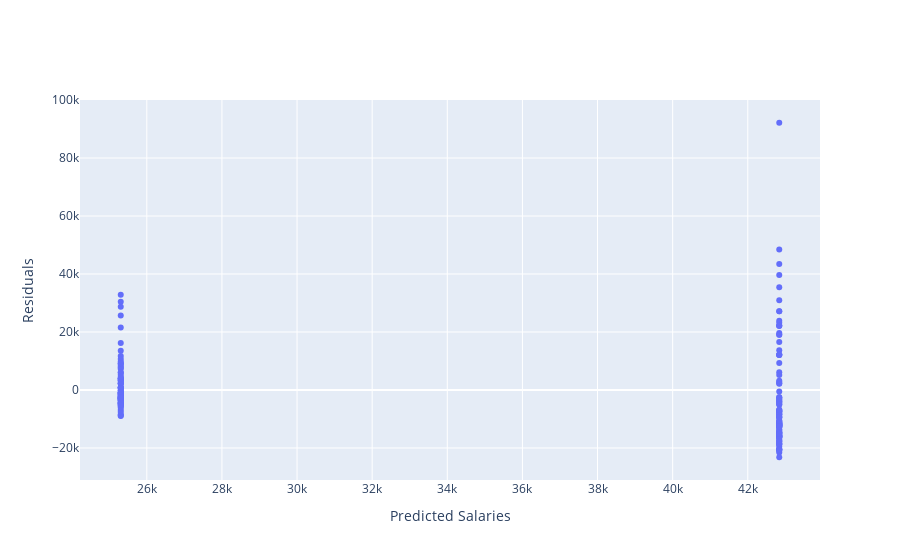

This figure's notebook cell:
### Markdown cell above
The RMSE here is nearly double as high as the RMSE calculated by taking in account all of the features.

### Code cell
fig = go.Figure()
fig.add_trace(
    go.Scatter(
        x = predictions, 
        y = y_test - predictions,
        mode="markers"
    )
)
fig.update_layout(
    xaxis_title = "Predicted Salaries",
    yaxis_title = "Residuals"
)
fig.show()

### Figure 1 — Plotly figure (JSON) as saved in the notebook; plotly's stock layout.template omitted (floating-point values rounded to 4 significant figures; data arrays with more than 128 entries replaced by an {"elided": "..."} marker saying what was removed)
{"data": [{"mode": "markers", "type": "scatter", "x": {"elided": "190 float values"}, "y": {"elided": "190 float values"}}], "layout": {"xaxis": {"title": {"text": "Predicted Salaries"}}, "yaxis": {"title": {"text": "Residuals"}}}}
